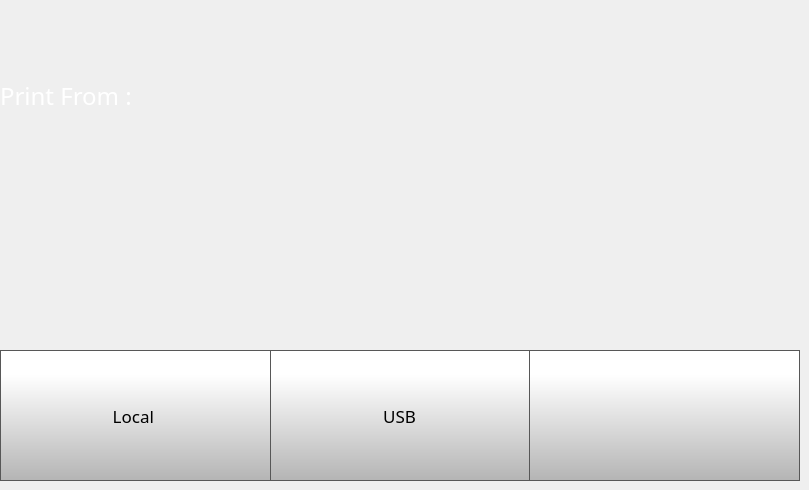
    <widget class="QWidget" name="printLocationPage">
     <widget class="QPushButton" name="fromUsbButton">
      <property name="geometry">
       <rect>
        <x>267</x>
        <y>350</y>
        <width>265</width>
        <height>131</height>
       </rect>
      </property>
      <property name="font">
       <font>
        <family>Gotham</family>
        <pointsize>13</pointsize>
       </font>
      </property>
      <property name="styleSheet">
       <string notr="true">QPushButton {
     border: 1px solid rgb(87, 87, 87);
	background-color: qlineargradient(spread:pad, x1:0, y1:1, x2:0, y2:0.188, stop:0 rgba(180, 180, 180, 255), stop:1 rgba(255, 255, 255, 255));



}

QPushButton:pressed {
    background-color: qlineargradient(x1: 0, y1: 0, x2: 0, y2: 1,
                                      stop: 0 #dadbde, stop: 1 #f6f7fa);
}

QPushButton:flat {
    border: none; /* no border for a flat push button */
}

QPushButton:default {
    border-color: navy; /* make the default button prominent */
}</string>
      </property>
      <property name="text">
       <string>USB</string>
      </property>
      <property name="icon">
       <iconset>
        <normaloff>templates/img/usb.png</normaloff>templates/img/usb.png</iconset>
      </property>
      <property name="iconSize">
       <size>
        <width>40</width>
        <height>40</height>
       </size>
      </property>
     </widget>
     <widget class="QLabel" name="printFromLabel">
      <property name="geometry">
       <rect>
        <x>0</x>
        <y>80</y>
        <width>231</width>
        <height>31</height>
       </rect>
      </property>
      <property name="font">
       <font>
        <family>Gotham</family>
        <pointsize>18</pointsize>
        <weight>50</weight>
        <bold>false</bold>
       </font>
      </property>
      <property name="styleSheet">
       <string notr="true">color: rgb(255, 255, 255);</string>
      </property>
      <property name="text">
       <string>Print From :</string>
      </property>
     </widget>
     <widget class="QPushButton" name="printLocationScreenBackButton">
      <property name="geometry">
       <rect>
        <x>529</x>
        <y>350</y>
        <width>271</width>
        <height>131</height>
       </rect>
      </property>
      <property name="minimumSize">
       <size>
        <width>0</width>
        <height>0</height>
       </size>
      </property>
      <property name="font">
       <font>
        <family>Gotham Light</family>
        <pointsize>9</pointsize>
       </font>
      </property>
      <property name="styleSheet">
       <string notr="true">QPushButton {
     border: 1px solid rgb(87, 87, 87);
	background-color: qlineargradient(spread:pad, x1:0, y1:1, x2:0, y2:0.188, stop:0 rgba(180, 180, 180, 255), stop:1 rgba(255, 255, 255, 255));


}

QPushButton:pressed {
    background-color: qlineargradient(x1: 0, y1: 0, x2: 0, y2: 1,
                                      stop: 0 #dadbde, stop: 1 #f6f7fa);
}

QPushButton:flat {
    border: none; /* no border for a flat push button */
}

QPushButton:default {
    border-color: navy; /* make the default button prominent */
}</string>
      </property>
      <property name="text">
       <string/>
      </property>
      <property name="icon">
       <iconset>
        <normaloff>templates/img/arrows-4.png</normaloff>templates/img/arrows-4.png</iconset>
      </property>
      <property name="iconSize">
       <size>
        <width>50</width>
        <height>50</height>
       </size>
      </property>
      <property name="checkable">
       <bool>false</bool>
      </property>
      <property name="autoDefault">
       <bool>false</bool>
      </property>
      <property name="default">
       <bool>false</bool>
      </property>
      <property name="flat">
       <bool>false</bool>
      </property>
     </widget>
     <widget class="QPushButton" name="fromLocalButton">
      <property name="geometry">
       <rect>
        <x>0</x>
        <y>350</y>
        <width>271</width>
        <height>131</height>
       </rect>
      </property>
      <property name="font">
       <font>
        <family>Gotham</family>
        <pointsize>13</pointsize>
       </font>
      </property>
      <property name="styleSheet">
       <string notr="true">QPushButton {
     border: 1px solid rgb(87, 87, 87);
	background-color: qlineargradient(spread:pad, x1:0, y1:1, x2:0, y2:0.188, stop:0 rgba(180, 180, 180, 255), stop:1 rgba(255, 255, 255, 255));



}

QPushButton:pressed {
    background-color: qlineargradient(x1: 0, y1: 0, x2: 0, y2: 1,
                                      stop: 0 #dadbde, stop: 1 #f6f7fa);
}

QPushButton:flat {
    border: none; /* no border for a flat push button */
}

QPushButton:default {
    border-color: navy; /* make the default button prominent */
}</string>
      </property>
      <property name="text">
       <string>Local </string>
      </property>
      <property name="icon">
       <iconset>
        <normaloff>templates/img/folder.png</normaloff>templates/img/folder.png</iconset>
      </property>
      <property name="iconSize">
       <size>
        <width>40</width>
        <height>40</height>
       </size>
      </property>
     </widget>
    </widget>
